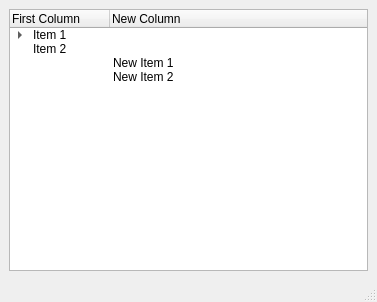
<?xml version="1.0" encoding="UTF-8"?>
<ui version="4.0">
 <class>MainWindow</class>
 <widget class="QMainWindow" name="MainWindow">
  <property name="geometry">
   <rect>
    <x>0</x>
    <y>0</y>
    <width>377</width>
    <height>302</height>
   </rect>
  </property>
  <property name="windowTitle">
   <string>MainWindow</string>
  </property>
  <widget class="QWidget" name="centralwidget">
   <layout class="QVBoxLayout" name="verticalLayout">
    <item>
     <widget class="QTreeWidget" name="treeWidget">
      <column>
       <property name="text">
        <string>First Column</string>
       </property>
      </column>
      <column>
       <property name="text">
        <string>New Column</string>
       </property>
      </column>
      <item>
       <property name="text">
        <string>Item 1</string>
       </property>
       <property name="text">
        <string/>
       </property>
       <item>
        <property name="text">
         <string>Subitem 1</string>
        </property>
       </item>
      </item>
      <item>
       <property name="text">
        <string>Item 2</string>
       </property>
      </item>
      <item>
       <property name="text">
        <string/>
       </property>
       <property name="text">
        <string>New Item 1</string>
       </property>
      </item>
      <item>
       <property name="text">
        <string/>
       </property>
       <property name="text">
        <string>New Item 2</string>
       </property>
      </item>
     </widget>
    </item>
   </layout>
  </widget>
  <widget class="QMenuBar" name="menubar">
   <property name="geometry">
    <rect>
     <x>0</x>
     <y>0</y>
     <width>377</width>
     <height>21</height>
    </rect>
   </property>
  </widget>
  <widget class="QStatusBar" name="statusbar"/>
 </widget>
 <resources/>
 <connections/>
</ui>
